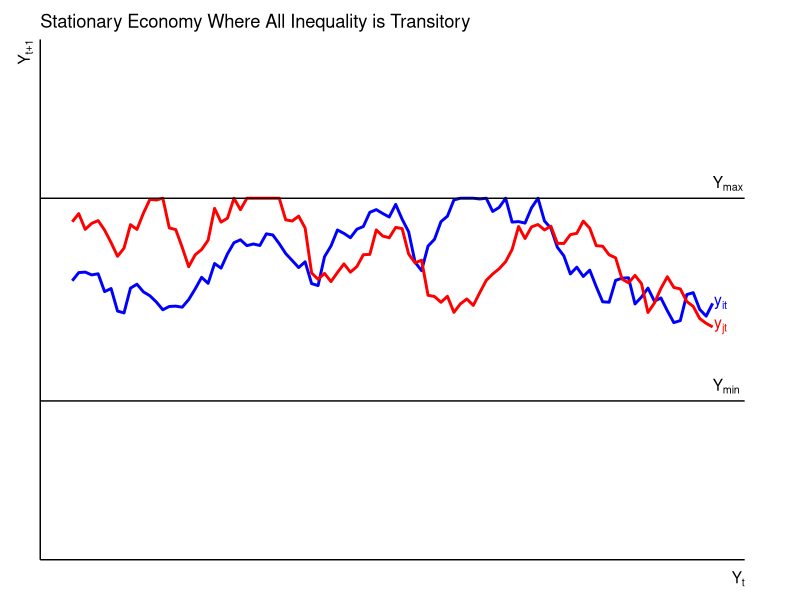

Source code (R):
library(ggplot2)
library(dplyr)

set.seed(111)

n = 100
time = 1:n

y_min <- 2
y_max <- 5

generate_bounded_series <- function(n, y_min, y_max) {
  y <- numeric(n)
  y[1] <- runif(1, y_min, y_max) # Initial value within bounds
  for (t in 2:n) {
    y[t] <- y[t - 1] + rnorm(1, mean = 0, sd = 0.2) # Small random change
    y[t] <- pmin(pmax(y[t], y_min), y_max) # Keep within bounds
  }
  return(y)
}

y_it <- generate_bounded_series(n, y_min, y_max)
y_jt <- generate_bounded_series(n, y_min, y_max)

data <- data.frame(
  time = rep(1:n, 2),
  value = c(y_it, y_jt),
  series = rep(c("y_it", "y_jt"), each = n)
)

ggplot(data, aes(x = time, y = value, color = series)) +
  geom_line(size = 1) + 
  geom_hline(yintercept = y_min, color = "black") +
  geom_hline(yintercept = y_max, color = "black") +
  annotate("text", x = max(data$time), y = y_min, label = "Y[min]", parse = TRUE, hjust = 0, vjust = -0.5) +
  annotate("text", x = max(data$time), y = y_max, label = "Y[max]", parse = TRUE, hjust = 0, vjust = -0.5) +
  annotate("text", x = max(data$time), y = y_it[n], label = "y[it]", parse = TRUE,
           color = "blue", size = 4, fontface = "italic", hjust = -0.1) +
  annotate("text", x = max(data$time), y = y_jt[n], label = "y[jt]", parse = TRUE,
           color = "red", size = 4, fontface = "italic", hjust = -0.1) +
  labs(
    x = expression(Y[t]),
    y = expression(Y[t+1]),
    title = "Stationary Economy Where All Inequality is Transitory"
  ) +
  scale_y_continuous(limits = c(0, 7)) +
  scale_color_manual(values = c("blue", "red")) +
  coord_cartesian(clip = "off") +
  theme_minimal() +
  theme(
    axis.text = element_blank(),          # Remove numerical labels on both axes
    axis.line = element_line(color = "black", size = 0.5), # Add axis lines
    axis.title.x = element_text(hjust = 1, vjust = 0),  # Move x-axis label to the end
    axis.title.y = element_text(hjust = 1, vjust = 0),  # Move y-axis label to the top
    panel.grid = element_blank(),         # Remove grid lines for a cleaner look
    legend.position = "none",
    plot.margin = margin(10, 40, 10, 10)
  )
